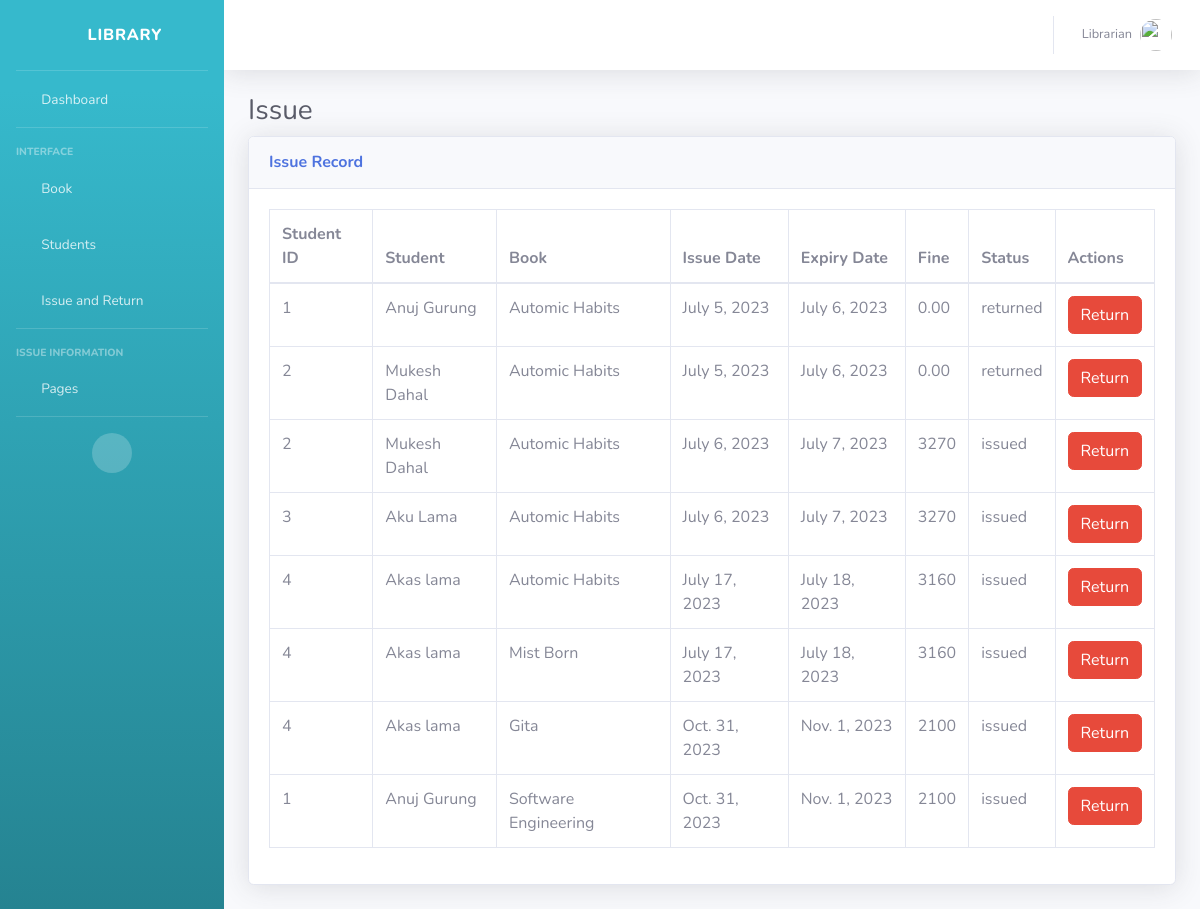
The app's page /issue_detail/ (signed in) with its own data.
### base/models.py (models this page shows, shortened)
class Issue(models.Model):
    book = models.ForeignKey(Book,null=True, on_delete=models.PROTECT)
    student = models.ForeignKey(Student,null=True, on_delete=models.PROTECT)
    issue_date = models.DateField(auto_now_add=True)
    expiry_date = models.DateField(default=expiry)
    fine = models.DecimalField(max_digits=6, decimal_places=2, default=0)
    status = models.CharField(max_length=10, choices=[('issued', 'Issued'), ('returned', 'Returned')], default='issued')

class Student(models.Model):
    student_id = models.CharField(max_length=64,primary_key=True, unique=True)
    name = models.CharField(max_length=64, default='')
    email = models.EmailField(max_length = 254)
    password = models.CharField(max_length=128)
    course = models.CharField(max_length=10)
    batch = models.CharField(max_length=10)
    phone_number = models.CharField(max_length=10, unique=True)
    def __str__(self):
        return str(self.name)

class Book(models.Model):
    title = models.CharField(max_length=200)
    author = models.CharField(max_length=200)
    isbn = models.CharField(max_length=13, unique=True)
    total_copies = models.PositiveIntegerField(default=0)
    available_copies = models.PositiveIntegerField(default=0)
    def __str__(self):
        return self.title

### base/views.py (the view)
# urls.py: path('issue_detail/', views.issue_detail, name='issue_detail'),
@login_required(login_url = '/admin_login')
def issue_detail(request):
    today = date.today()
    issues = Issue.objects.all()
    for issue in issues:
        if issue.expiry_date < today and issue.status == 'issued':
            days_overdue = (today - issue.expiry_date).days
            fine = days_overdue * 10
            issue.fine = fine
            issue.save()
    return render(request, 'base/issue/issue_detail.html', {'issues': issues})

### base/templates/base/Issue/issue_detail.html (shortened to what this page needs)
{% extends 'base/base.html' %}
{% block content %}
    <div class="container-fluid">
        <h1 class="h3 mb-2 text-gray-800">Issue</h1>
        <div class="card shadow mb-4">
            <div class="card-header py-3">
                <h6 class="m-0 font-weight-bold text-primary">Issue Record</h6>
            </div>
            <div class="card-body">
                <div class="table-responsive">
                    <table class="table table-bordered" id="dataTable" width="100%" cellspacing="0">
                        <thead>
                            <tr>
                                <th>Student ID</th>
                                <th>Student</th>
                                <th>Book</th>
                                <th>Issue Date</th>
                                <th>Expiry Date</th>
                                <th>Fine</th>
                                <th>Status</th>
                                <th>Actions</th>
                            </tr>
                        </thead>
                        <tbody>
                            {% for issue in issues %}
                            <tr>
                                <td>{{ issue.student_id}}</td>
                                <td>{{ issue.student }}</td>
                                <td>{{ issue.book }}</td>
                                <td>{{ issue.issue_date }}</td>
                                <td>{{ issue.expiry_date }}</td>
                                <td>{{ issue.fine }}</td>
                                <td>{{ issue.status }}</td>
                                <td><a href="{% url 'base:return_book' issue.id %}" class="btn btn-danger">Return</a></td>
                            </tr>
                            {% endfor %}
                        </tbody>
                    </table>
                </div>
            </div>
        </div>
    </div>
{% endblock %}

### records on screen
Issue: student_id "1", student "Anuj Gurung", book "Automic Habits", issue_date "July 5, 2023", expiry_date "July 6, 2023", fine "0.00", status "returned"
Issue: student_id "2", student "Mukesh Dahal", book "Automic Habits", issue_date "July 5, 2023", expiry_date "July 6, 2023", fine "0.00", status "returned"
Issue: student_id "2", student "Mukesh Dahal", book "Automic Habits", issue_date "July 6, 2023", expiry_date "July 7, 2023", fine "3270", status "issued"
Issue: student_id "3", student "Aku Lama", book "Automic Habits", issue_date "July 6, 2023", expiry_date "July 7, 2023", fine "3270", status "issued"
Issue: student_id "4", student "Akas lama", book "Automic Habits", issue_date "July 17, 2023", expiry_date "July 18, 2023", fine "3160", status "issued"
Issue: student_id "4", student "Akas lama", book "Mist Born", issue_date "July 17, 2023", expiry_date "July 18, 2023", fine "3160", status "issued"
Issue: student_id "4", student "Akas lama", book "Gita", issue_date "Oct. 31, 2023", expiry_date "Nov. 1, 2023", fine "2100", status "issued"
Issue: student_id "1", student "Anuj Gurung", book "Software Engineering", issue_date "Oct. 31, 2023", expiry_date "Nov. 1, 2023", fine "2100", status "issued"
